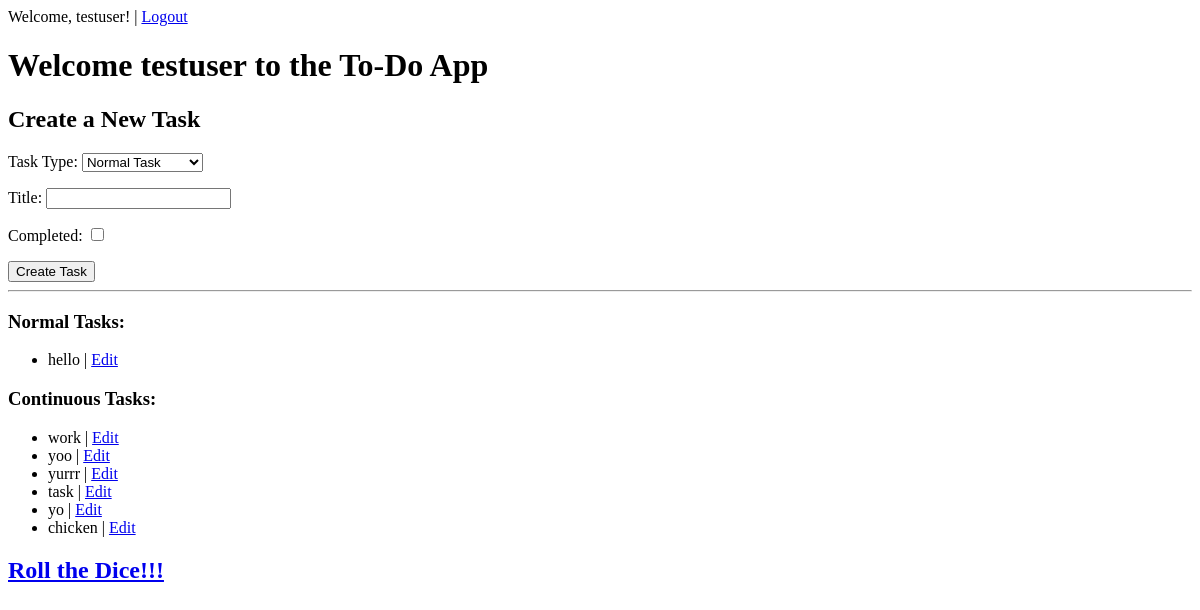
The page / (signed in) on the database as committed earlier.
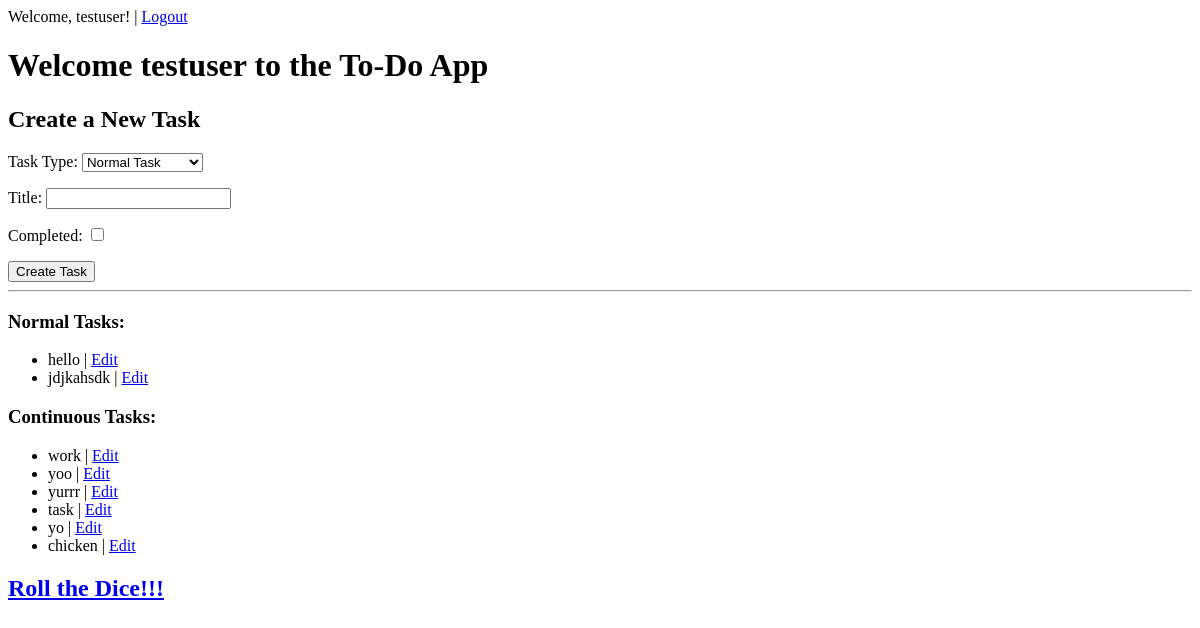
The same page on the database as committed later.
### tasks/models.py (models this page shows, shortened)
class NormalTask(models.Model):
    title = models.CharField(max_length=200)
    user = models.ForeignKey(User, on_delete=models.CASCADE)
    completed = models.BooleanField(default=False)
    created_at = models.DateTimeField(auto_now_add=True)

class ContinuousTask(models.Model):
    title = models.CharField(max_length=200)
    user = models.ForeignKey(User, on_delete=models.CASCADE)
    work_time = models.PositiveIntegerField(default=0)  # in hours
    completed = models.BooleanField(default=False)
    created_at = models.DateTimeField(auto_now_add=True)
    on_going = models.BooleanField(default=False)

### tasks/views.py (the view)
# urls.py: path('', dashboard, name='dashboard'),
@login_required
def dashboard(request):
    normal_tasks = NormalTask.objects.filter(user=request.user)
    continuous_tasks = ContinuousTask.objects.filter(user=request.user)
    normal_task_form = NormalTaskForm()
    continuous_task_form = ContinuousTaskForm()
    if request.method == 'POST':
        return create_task(request)
    context = {
        'normal_tasks': normal_tasks,
        'continuous_tasks': continuous_tasks,
        'normal_task_form': normal_task_form,
        'continuous_task_form': continuous_task_form,
    }
    return render(request, 'tasks/dashboard.html', context)

### tasks/forms.py
class NormalTaskForm(forms.ModelForm):
    class Meta:
        model = NormalTask
        fields = ['title', 'completed']

class ContinuousTaskForm(forms.ModelForm):
    class Meta:
        model = ContinuousTask
        fields = ['title', 'work_time', 'completed']

### tasks/templates/tasks/dashboard.html (shortened to what this page needs)
{% extends "tasks/base.html" %}
{% block content %}
{% if request.user.is_authenticated %}
<h1>Welcome {{ request.user.username }} to the To-Do App</h1>
{% endif %}
<h2>Create a New Task</h2>
<form method="post">
    <label for="task_type">
        Task Type:
        <select id="task_type" name="task_type">
            <option value="normal">Normal Task</option>
        </select>
    </label>
    <div id="normal_form_div">
        {{ normal_task_form.as_p }}
    </div>
    <button type="submit">Create Task</button>
</form>
<hr>
<h3>Normal Tasks:</h3>
<ul>
    {% for task in normal_tasks %}
        <li>{{ task.title }} | <a href="{% url 'edit_task' task.id 'normal' %}">Edit</a></li>
    {% empty %}
        <li>No normal tasks available.</li>
    {% endfor %}
</ul>
<h3>Continuous Tasks:</h3>
<ul>
    {% for task in continuous_tasks %}
        <li>{{ task.title }} | <a href="{% url 'edit_task' task.id 'continuous' %}">Edit</a></li>
    {% empty %}
        <li>No continuous tasks available.</li>
    {% endfor %}
</ul>
{% if not request.session.result %}
<h2><a href="{% url 'dice_roll' %}">Roll the Dice!!!</a></h2>
{% elif request.session.result.type == 'break' %}
<h2>Dice Roll Result: Take a break!</h2>
<a href="{% url 'dice_roll' %}">Roll again!</a>
{% endif %}
{% endblock %}

Rows that differ between the two databases and show on the page:
added NormalTask: title "jdjkahsdk"
